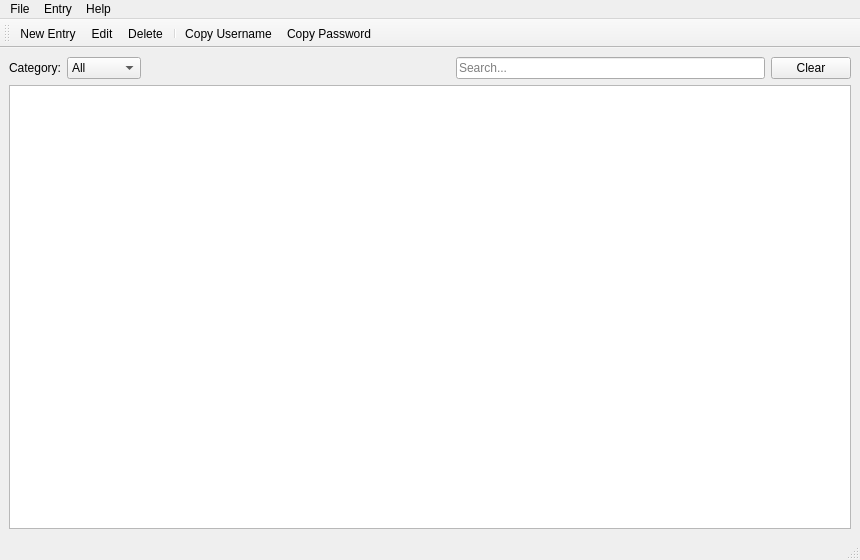
<?xml version="1.0" encoding="UTF-8"?>
<ui version="4.0">
 <class>MainWindow</class>
 <widget class="QMainWindow" name="MainWindow">
  <property name="geometry">
   <rect>
    <x>0</x>
    <y>0</y>
    <width>860</width>
    <height>560</height>
   </rect>
  </property>
  <property name="windowTitle">
   <string>Password Manager</string>
  </property>
  <widget class="QWidget" name="centralwidget">
   <layout class="QVBoxLayout" name="verticalLayoutMain">
    <item>
     <layout class="QHBoxLayout" name="horizontalLayoutFilter">
      <item>
       <widget class="QLabel" name="labelCategory">
        <property name="text">
         <string>Category:</string>
        </property>
       </widget>
      </item>
      <item>
       <widget class="QComboBox" name="comboBoxCategory">
        <property name="minimumWidth">
         <number>120</number>
        </property>
        <item><property name="text"><string>All</string></property></item>
        <item><property name="text"><string>General</string></property></item>
        <item><property name="text"><string>Social</string></property></item>
        <item><property name="text"><string>Work</string></property></item>
        <item><property name="text"><string>Banking</string></property></item>
        <item><property name="text"><string>Email</string></property></item>
       </widget>
      </item>
      <item>
       <spacer name="horizontalSpacer">
        <property name="orientation"><enum>Qt::Horizontal</enum></property>
        <property name="sizeHint" stdset="0">
         <size><width>40</width><height>20</height></size>
        </property>
       </spacer>
      </item>
      <item>
       <widget class="QLineEdit" name="lineEditSearch">
        <property name="placeholderText">
         <string>Search...</string>
        </property>
        <property name="minimumWidth">
         <number>200</number>
        </property>
       </widget>
      </item>
      <item>
       <widget class="QPushButton" name="pushButtonClear">
        <property name="text">
         <string>Clear</string>
        </property>
       </widget>
      </item>
     </layout>
    </item>
    <item>
     <widget class="QTableView" name="tableViewPasswords">
      <property name="sizePolicy">
       <sizepolicy hsizetype="Expanding" vsizetype="Expanding">
        <horstretch>0</horstretch>
        <verstretch>0</verstretch>
       </sizepolicy>
      </property>
      <property name="alternatingRowColors">
       <bool>true</bool>
      </property>
      <property name="showGrid">
       <bool>true</bool>
      </property>
     </widget>
    </item>
   </layout>
  </widget>
  <widget class="QMenuBar" name="menubar">
   <property name="geometry">
    <rect><x>0</x><y>0</y><width>860</width><height>22</height></rect>
   </property>
   <widget class="QMenu" name="menuFile">
    <property name="title"><string>File</string></property>
    <addaction name="actionSave"/>
    <addaction name="separator"/>
    <addaction name="actionExit"/>
   </widget>
   <widget class="QMenu" name="menuEntry">
    <property name="title"><string>Entry</string></property>
    <addaction name="actionNew"/>
    <addaction name="actionEdit"/>
    <addaction name="separator"/>
    <addaction name="actionDelete"/>
    <addaction name="separator"/>
    <addaction name="actionCopyUsername"/>
    <addaction name="actionCopyPassword"/>
   </widget>
   <widget class="QMenu" name="menuHelp">
    <property name="title"><string>Help</string></property>
   </widget>
   <addaction name="menuFile"/>
   <addaction name="menuEntry"/>
   <addaction name="menuHelp"/>
  </widget>
  <widget class="QToolBar" name="toolBar">
   <property name="windowTitle"><string>Main Toolbar</string></property>
   <attribute name="toolBarArea"><enum>TopToolBarArea</enum></attribute>
   <attribute name="toolBarBreak"><bool>false</bool></attribute>
   <addaction name="actionNew"/>
   <addaction name="actionEdit"/>
   <addaction name="actionDelete"/>
   <addaction name="separator"/>
   <addaction name="actionCopyUsername"/>
   <addaction name="actionCopyPassword"/>
  </widget>
  <widget class="QStatusBar" name="statusbar"/>
  <action name="actionNew">
   <property name="text"><string>New Entry</string></property>
   <property name="shortcut"><string>Ctrl+N</string></property>
  </action>
  <action name="actionEdit">
   <property name="text"><string>Edit</string></property>
   <property name="shortcut"><string>F2</string></property>
  </action>
  <action name="actionDelete">
   <property name="text"><string>Delete</string></property>
   <property name="shortcut"><string>Del</string></property>
  </action>
  <action name="actionSave">
   <property name="text"><string>Save</string></property>
   <property name="shortcut"><string>Ctrl+S</string></property>
  </action>
  <action name="actionExit">
   <property name="text"><string>Exit</string></property>
   <property name="shortcut"><string>Ctrl+Q</string></property>
  </action>
  <action name="actionCopyUsername">
   <property name="text"><string>Copy Username</string></property>
   <property name="shortcut"><string>Ctrl+B</string></property>
  </action>
  <action name="actionCopyPassword">
   <property name="text"><string>Copy Password</string></property>
   <property name="shortcut"><string>Ctrl+C</string></property>
  </action>
 </widget>
 <resources/>
 <connections/>
</ui>
